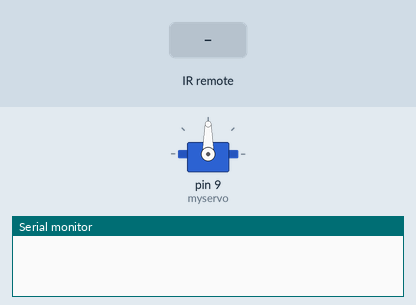
Simulated run of this sketch. Board: Arduino Uno, built with avr-gcc and run on an emulated ATmega328P. Parts: servo, the last lines printed to the serial monitor. Inputs (shaded band) come from the test bench.

Above: at 1.2 s.
1.3 s: infrared code 0x100 received
At 2.8 s:
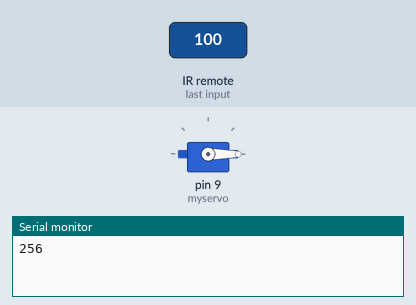
Timing chart, 0 to 4.3 s (numbered marks = the images above; inputs shaded):
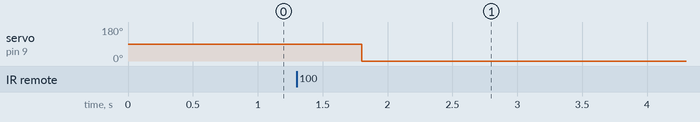

Measured:
- after the input at 1.3 s, servo on pin 9 (myservo): 90° → 0° after 0.50 s

The sketch:

modulenhan.ino
```cpp
#include <Servo.h>
#include <IRremote.h>

Servo myservo;
const int RECV_Pin = 2;
IRrecv irrecv(RECV_Pin);
decode_results results;

void setup() {
  myservo.attach(9);
  Serial.begin(9600);
  irrecv.enableIRIn();
}

void loop() {
  if(irrecv.decode(&results)){
    if(results.bits > 0){
      int state;
      Serial.println(results.value);
      if(results.value == 0x100){
        myservo.write(90);
        delay(500);
        myservo.write(0);
        delay(500);
      }
      else {
        myservo.write(0);
        delay(1000);
      }
    }
    irrecv.resume();
  }
}
```
